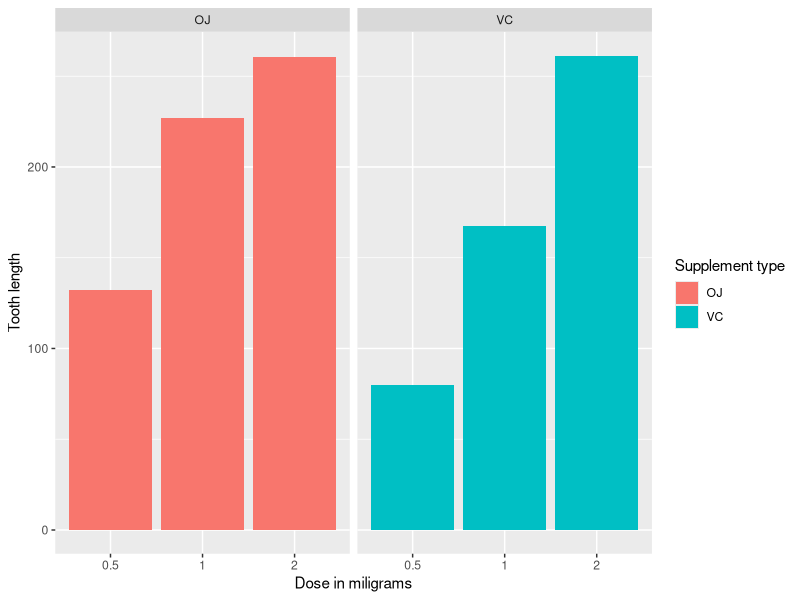

The R source for this figure:
## ---- chunk 1
library(datasets)
data(ToothGrowth)
str(ToothGrowth)
## ---- chunk 2
unique(ToothGrowth$supp)
unique(ToothGrowth$dose)
## ---- chunk 3
ToothGrowth$dose <- as.factor(ToothGrowth$dose)
str(ToothGrowth)
## ---- chunk 4
summary(ToothGrowth)
## ---- chunk 5
by(ToothGrowth$len, INDICES = list(ToothGrowth$supp, ToothGrowth$dose), summary)
## ---- chunk 6
library(datasets)
library(ggplot2)
ggplot(data=ToothGrowth, aes(x=as.factor(dose), y=len, fill=supp)) +
    geom_bar(stat="identity",) +
    facet_grid(. ~ supp) +
    xlab("Dose in miligrams") +
    ylab("Tooth length") +
    guides(fill=guide_legend(title="Supplement type"))
## ---- chunk 7
fit <- lm(len ~ dose + supp, data=ToothGrowth)
summary(fit)
## ---- chunk 8
confint(fit)
